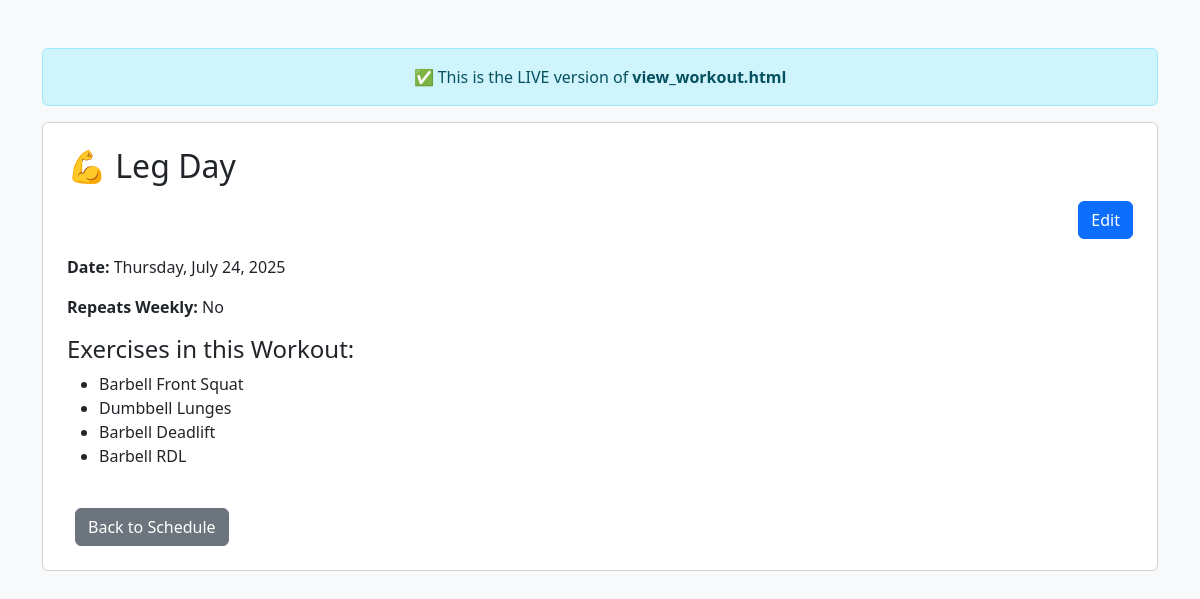
Screenshot of /view/1 with the database file from the repository.
### models.py (models this page shows, shortened)
class Workout(db.Model):
    id = db.Column(db.Integer, primary_key=True)
    name = db.Column(db.String(100), nullable=False)
    date = db.Column(db.Date, nullable=False)
    day_of_week = db.Column(db.String(10))
    repeat_weekly = db.Column(db.Boolean, default=False)
    date_created = db.Column(db.DateTime, default=lambda: datetime.now(timezone.utc))

class WorkoutExercise(db.Model):
    id = db.Column(db.Integer, primary_key=True)
    workout_id = db.Column(db.Integer, db.ForeignKey('workout.id'), nullable=False)
    exercise_id = db.Column(db.Integer, db.ForeignKey('exercise.id'), nullable=False)
    set_number = db.Column(db.Integer)
    reps = db.Column(db.Integer)
    weight_used = db.Column(db.Float)
    order = db.Column(db.Integer)  # for UI reordering (optional)
    exercise = db.relationship('Exercise')  # so you can do .exercise.name

class Exercise(db.Model):
    __tablename__ = 'exercise'
    id = db.Column(db.Integer, primary_key=True)
    name = db.Column(db.String(100), nullable=False, unique=True)
    instructions = db.Column(db.Text, nullable=True)
    video_url = db.Column(db.String(255), nullable=True)
    primary_muscle = db.Column(db.String(100), nullable=False)
    secondary_muscles = db.Column(db.String(255), nullable=True)   # comma-separated
    stabilizers = db.Column(db.String(255), nullable=True)         # comma-separated

### app.py (the view)
@app.route('/view/<int:workout_id>')
def view_workout(workout_id):
    workout = Workout.query.get_or_404(workout_id)
    workout_exercises = (
        db.session.query(WorkoutExercise)
        .filter_by(workout_id=workout.id)
        .join(Exercise)
        .all()
    )
    print(f"📋 Found {len(workout_exercises)} exercises for Workout ID {workout.id}")  # 👈 ADD THIS
    all_exercises = Exercise.query.all()
    return render_template(
        'view_workout.html',
        workout=workout,
        workout_exercises=workout_exercises,
        all_exercises=all_exercises
    )

### templates/view_workout.html (shortened to what this page needs)
<!DOCTYPE html>
<html>
<head>
    <link href="https://cdn.jsdelivr.net/npm/bootstrap@5.3.0/dist/css/bootstrap.min.css" rel="stylesheet">
</head>
<body class="bg-light">
<div class="container py-5">
    <div class="alert alert-info text-center">
        ✅ This is the LIVE version of <strong>view_workout.html</strong>
    </div>
    <div class="card p-4">
        <h2 class="mb-3">💪 {{ workout.name }}</h2>
        <div class="text-end mb-3">
            <button id="editBtn" class="btn btn-primary">Edit</button>
        </div>
        <p><strong>Date:</strong> {{ workout.date.strftime('%A, %B %d, %Y') }}</p>
        <p><strong>Repeats Weekly:</strong> {{ 'Yes' if workout.repeat_weekly else 'No' }}</p>
        <h4>Exercises in this Workout:</h4>
        <ul>
            {% for we in workout_exercises %}
                <li>{{ we.exercise.name }}</li>
            {% endfor %}
        </ul>
        <div class="mt-4">
            <a href="{{ url_for('schedule') }}" class="btn btn-secondary ms-2">Back to Schedule</a>
        </div>
    </div>
</div>
</body>
</html>

### rows the page displays
Workout: name "Leg Day", date "Thursday, July 24, 2025", repeat_weekly "No"
WorkoutExercise: exercise.name "Barbell Front Squat"
WorkoutExercise: exercise.name "Dumbbell Lunges"
WorkoutExercise: exercise.name "Barbell Deadlift"
WorkoutExercise: exercise.name "Barbell RDL"
